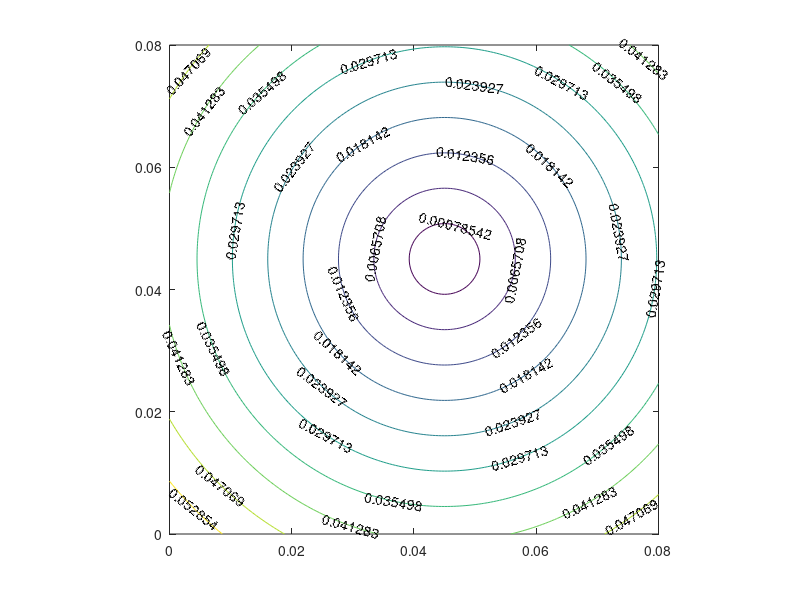
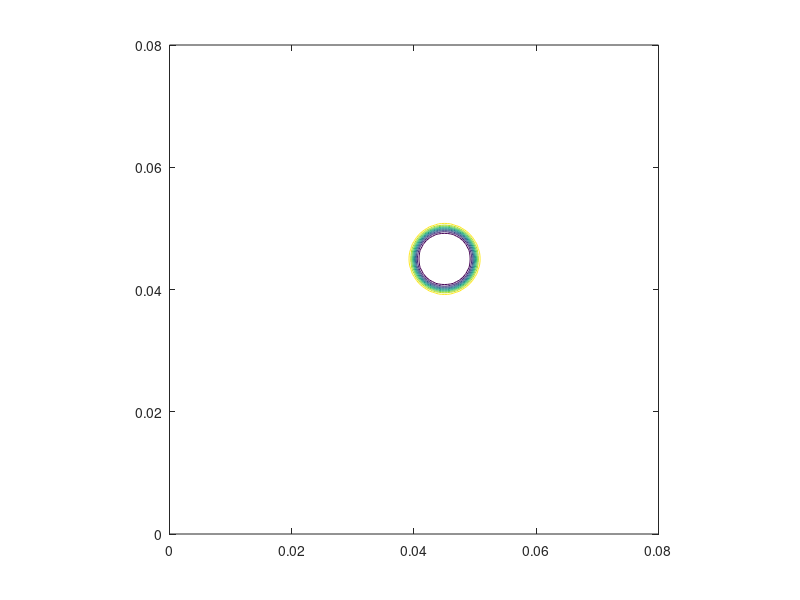
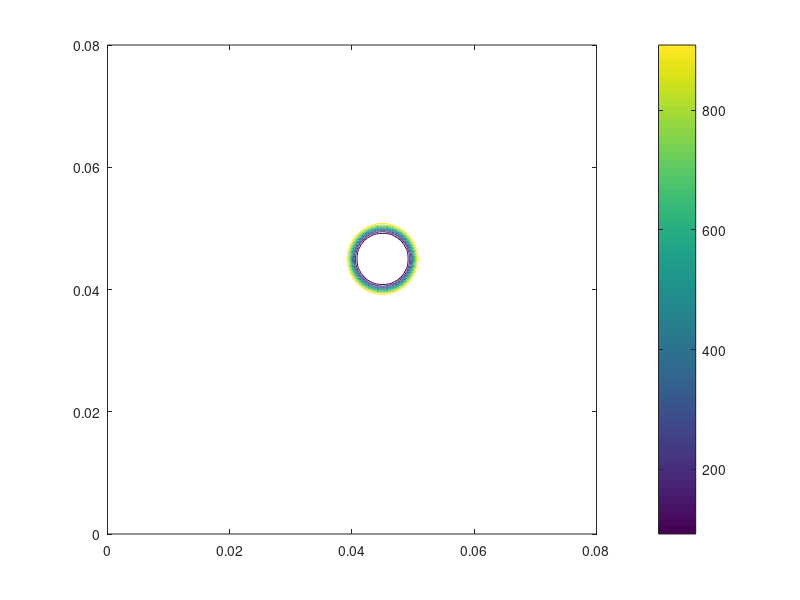
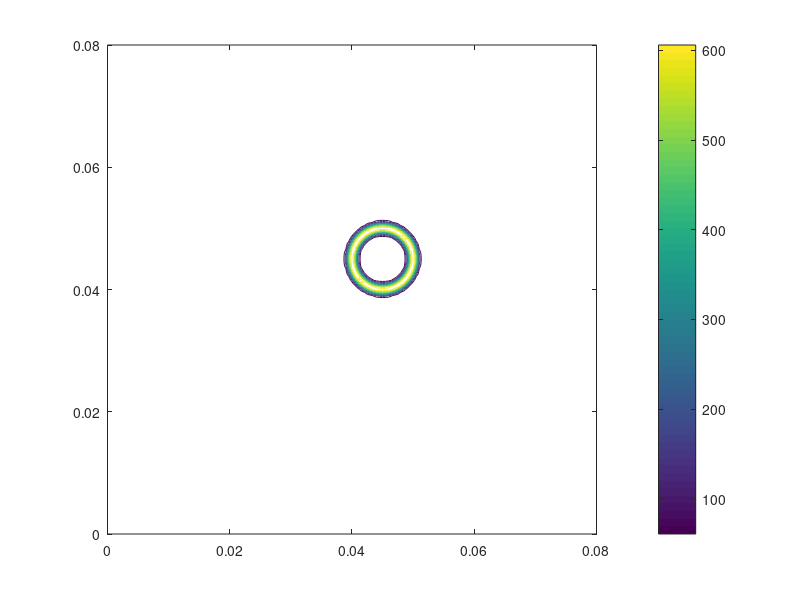

The MATLAB source for these figures, in order: (Note: this script raises an error after producing the figures.)
%% ME 598 MPF CP2 Task2 %%

% By Cong Lin & Sushobhan Sen

clear
close all

%% Definitions %%
Lx = 0.08;        % Domain Length in x-Direction: 8 cm
Ly = 0.08;        % Domain Length in y-Direction: 8 cm
Nx = 161;      
Ny = 161;
dx = Lx/(Nx-1); 
dy = Ly/(Ny-1);

x = 0:dx:Lx;
xc = 0.045;
y = 0:dy:Ly;
yc = 0.045;
[X,Y] = meshgrid(x,y);

r = 0.005;          % Bubble radius 0.5 cm
xi = 1/r;           % curvature
rho_g = 1;          % kg/m^3
rho_l = 1000;       
sigma = 0.72;
mu_g = 1e-5;
mu_l = 1e-3;

u = zeros(Ny+2,Nx+2);
v = zeros(Ny+2,Nx+2);
uhat = zeros(Ny+2,Nx+2);
vhat = zeros(Ny+2,Nx+2);
p = zeros(Ny+2,Nx+2);

% Define IC for Phi %
phi = sqrt((X-xc).^2 + (Y-yc).^2)-r;
[c,h] = contour(X,Y,phi); 
clabel(c,h);
axis equal; %set(gca,'Ydir','reverse');

%% Compute Properties %%
epsilon = 3*dx;
H = zeros(size(phi));
H(phi < -epsilon) = 0;
H(phi > epsilon) = 1;
H(abs(phi) <= epsilon) = 0.5*(1 + phi(abs(phi) <= epsilon)/epsilon + 1/pi * sin(pi*phi(abs(phi) <= epsilon)/epsilon));
figure
contour(X,Y,H); axis equal;

rho_tmp = rho_g + (rho_l - rho_g)*H;            % 2D density field
figure
contour(X,Y,rho_tmp); axis equal; colorbar;

mu = mu_g + (mu_l - mu_g)*H;                % 2D viscosity field

delta = zeros(size(phi));
delta(phi < -epsilon) = 0;
delta(phi > epsilon) = 0;
delta(abs(phi) <= epsilon) = 0.5*(1/epsilon + 1/epsilon * cos(pi*phi(abs(phi) <= epsilon)/epsilon));
figure
contour(X,Y,delta); axis equal; colorbar;

Dx = 1/(dx^2)*(diag(-2*ones(Nx,1)) + diag(ones(Nx-1,1),1) + diag(ones(Nx-1,1),-1));                  % x second derivative Matrix
Dx = sparse(Dx);
Dy = 1/(dy^2)*(diag(-2*ones(Ny,1)) + diag(ones(Ny-1,1),1) + diag(ones(Ny-1,1),-1));  % y second derivative Matrix
Dy = sparse(Dy);

Cx = -1*1/(2*dx)*(diag(-1*ones(Nx-1,1),1) + diag(ones(Nx-1,1),-1));                                       % x first derivative Matrix
Cx = sparse(Cx);
Cx(1,2) = 0; Cx(1,1) = 1; Cx(Nx,Nx-1) = 0; Cx(Nx,Nx) = 1;       % collocated zero gradient
Cy = -1*1/(2*dy)*(diag(-1*ones(Ny-1,1),1) + diag(ones(Ny-1,1),-1));                       % y first derivative Matrix
Cy = sparse(Cy);
Cy(1,2) = 0; Cy(1,1) = 1; Cy(Ny,Ny-1) = 0; Cy(Ny,Ny) = 1;       % collocated zero gradient

gradphi_x = phi*Cx';
gradphi_y = Cy*phi;
figure
contourf(X,Y,gradphi_x); axis equal; colorbar;
figure
contourf(X,Y,gradphi_y); axis equal; colorbar;

CSF_x = -sigma*xi*delta.*gradphi_x;
CSF_y = -sigma*xi*delta.*gradphi_y;

contourf(X,Y,gradphi_y); axis equal; colorbar;

%% Time step %%

% compute hat velocities % 
dt = 0.01;
uhat_tmp = dt*(1./rho_tmp).*CSF_x;
vhat_tmp = dt*(1./rho_tmp).*CSF_y;
uhat(2:Ny+1,2:Nx+1) = uhat_tmp;
vhat(2:Ny+1,2:Nx+1) = vhat_tmp;

% BC routine %
uhat(1,:) = uhat(2,:);          %west BC
uhat(Ny+2,:) = uhat(Ny+1,:);    %east BC
uhat(:,1) = uhat(:,2);
uhat(:,Nx+2) = uhat(:,Nx+1);

% BC routine %
vhat(1,:) = vhat(2,:);          %west BC
vhat(Ny+2,:) = vhat(Ny+1,:);    %east BC
vhat(:,1) = vhat(:,2);
vhat(:,Nx+2) = vhat(:,Nx+1);

rho = zeros(Ny+2,Nx+2);
rho(2:Ny+1,2:Nx+1) = rho_tmp;

% BC routine %
rho(1,:) = rho(2,:);          %west BC
rho(Ny+2,:) = rho(Ny+1,:);    %east BC
rho(:,1) = rho(:,2);
rho(:,Nx+2) = rho(:,Nx+1);

omega = 0.7;
ph = p;
MaxIt = 2000;
MaxErr = 0.0001;
    for it = 1:MaxIt        
        for ii = 2:Nx+1
            for jj = 2:Ny+1                 
                
                ae = 2/(rho(jj,ii+1) + rho(jj,ii))/dx^2;
                aw = 2/(rho(jj,ii) + rho(jj,ii-1))/dx^2;     
                an = 2/(rho(jj+1,ii) + rho(jj,ii))/dy^2;
                as = 2/(rho(jj,ii) + rho(jj-1,ii))/dy^2;
                
                ap = ae + aw + an + as;
                
                source = 1/dt * ( (uhat(jj,ii+1)-uhat(jj,ii-1))/(2*dx) + (vhat(jj+1,ii)-vhat(jj-1,ii))/(2*dy) );
                term = ae*p(jj,ii+1) + aw*p(jj,ii-1) + an*p(jj+1,ii) + as*p(jj-1,ii) - source;
                term = term/ap;
                
                ph(jj,ii) = omega * term + (1-omega) * p(jj,ii);
            end
        end
        
        % BC routine %
        ph(1,:) = ph(2,:);          %west BC
        ph(Ny+2,:) = ph(Ny+1,:);    %east BC
        ph(:,1) = ph(:,2);
        ph(:,Nx+2) = ph(:,Nx+1);
        
        err = 0;
        err = sumabs(ph-p);
        if err <= MaxErr 
            break 
        end    
        p = ph;                     %update p
    end

figure
contourf(X,Y,p(2:Ny+1,2:Nx+1)); axis equal; colorbar;

u_new = -dt*(1./rho_tmp).*(p(2:Ny+1,2:Nx+1)*Cx') + uhat_tmp;
v_new = -dt*(1./rho_tmp).*(Cy*p(2:Ny+1,2:Nx+1)) + vhat_tmp;

figure
contourf(X,Y,u_new); axis equal; colorbar;